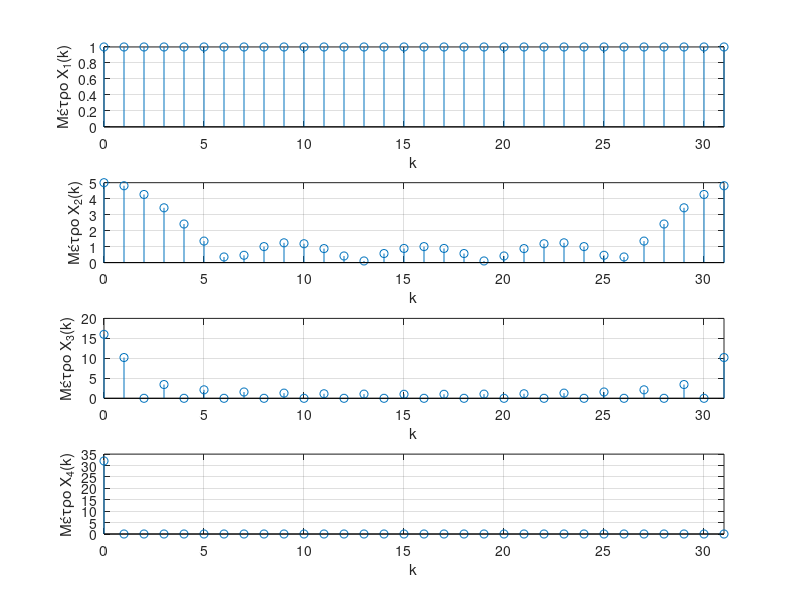

Write the MATLAB code that produced this figure.
clear,close all,clc
%Άσκηση 21
n=0:31;
x1=[1 zeros(1,31)];
x2=((n>=0) & (n<=4));
x3=((n>=0) & (n<=15));
x4=ones(1,32);
subplot(411),stem(n,abs(fft(x1,32))),grid on,xlabel('k'),ylabel('Μέτρο X_1(k)'),xlim([0,31])
subplot(412),stem(n,abs(fft(x2,32))),grid on,xlabel('k'),ylabel('Μέτρο X_2(k)'),xlim([0,31])
subplot(413),stem(n,abs(fft(x3,32))),grid on,xlabel('k'),ylabel('Μέτρο X_3(k)'),xlim([0,31])
subplot(414),stem(n,abs(fft(x4,32))),grid on,xlabel('k'),ylabel('Μέτρο X_4(k)'),xlim([0,31])
